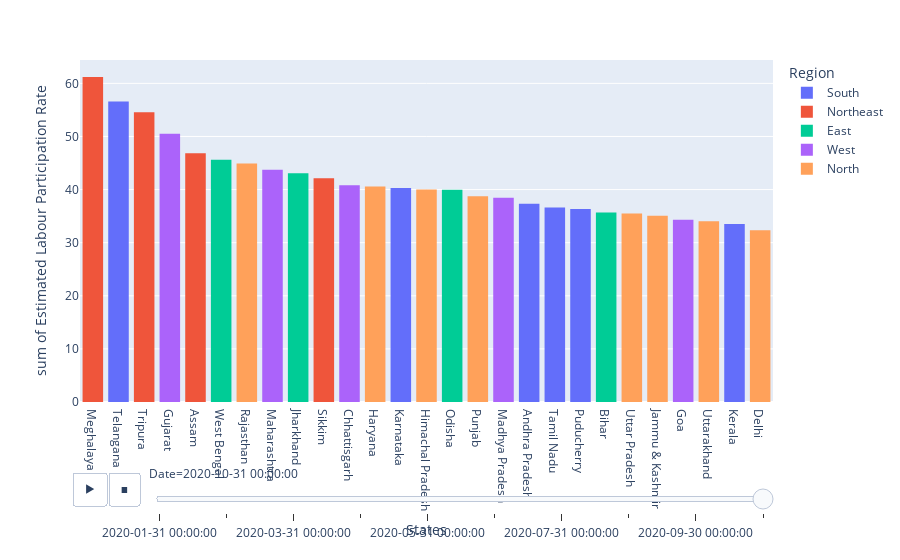

Notebook code for this chart:
### Markdown cell above
# Unemployment Rate according to Labour Participation

### Code cell
fig = px.histogram(data, x='States', y='Estimated Labour Participation Rate', color='Region', 
                   animation_frame='Date', template='plotly')
fig.update_layout(xaxis = {'categoryorder' : 'total descending'})

# Show the plot
fig.show()

### Figure 1 — Plotly figure (JSON) as saved in the notebook; plotly's stock layout.template omitted (floating-point values rounded to 4 significant figures)
{"data": [{"alignmentgroup": "True", "bingroup": "x", "histfunc": "sum", "hovertemplate": "Region=South<br>Date=2020-10-31 00:00:00<br>States=%{x}<br>sum of Estimated Labour Participation Rate=%{y}<extra></extra>", "legendgroup": "South", "marker": {"color": "#636efa", "pattern": {"shape": ""}}, "name": "South", "offsetgroup": "South", "orientation": "v", "showlegend": true, "type": "histogram", "x": ["Andhra Pradesh", "Karnataka", "Kerala", "Puducherry", "Tamil Nadu", "Telangana"], "xaxis": "x", "y": [37.34, 40.3, 33.52, 36.32, 36.62, 56.58], "yaxis": "y"}, {"alignmentgroup": "True", "bingroup": "x", "histfunc": "sum", "hovertemplate": "Region=Northeast<br>Date=2020-10-31 00:00:00<br>States=%{x}<br>sum of Estimated Labour Participation Rate=%{y}<extra></extra>", "legendgroup": "Northeast", "marker": {"color": "#EF553B", "pattern": {"shape": ""}}, "name": "Northeast", "offsetgroup": "Northeast", "orientation": "v", "showlegend": true, "type": "histogram", "x": ["Assam", "Meghalaya", "Sikkim", "Tripura"], "xaxis": "x", "y": [46.84, 61.18, 42.13, 54.58], "yaxis": "y"}, {"alignmentgroup": "True", "bingroup": "x", "histfunc": "sum", "hovertemplate": "Region=East<br>Date=2020-10-31 00:00:00<br>States=%{x}<br>sum of Estimated Labour Participation Rate=%{y}<extra></extra>", "legendgroup": "East", "marker": {"color": "#00cc96", "pattern": {"shape": ""}}, "name": "East", "offsetgroup": "East", "orientation": "v", "showlegend": true, "type": "histogram", "x": ["Bihar", "Jharkhand", "Odisha", "West Bengal"], "xaxis": "x", "y": [35.7, 43.08, 39.98, 45.63], "yaxis": "y"}, {"alignmentgroup": "True", "bingroup": "x", "histfunc": "sum", "hovertemplate": "Region=West<br>Date=2020-10-31 00:00:00<br>States=%{x}<br>sum of Estimated Labour Participation Rate=%{y}<extra></extra>", "legendgroup": "West", "marker": {"color": "#ab63fa", "pattern": {"shape": ""}}, "name": "West", "offsetgroup": "West", "orientation": "v", "showlegend": true, "type": "histogram", "x": ["Chhattisgarh", "Goa", "Gujarat", "Madhya Pradesh", "Maharashtra"], "xaxis": "x", "y": [40.82, 34.3, 50.49, 38.47, 43.75], "yaxis": "y"}, {"alignmentgroup": "True", "bingroup": "x", "histfunc": "sum", "hovertemplate": "Region=North<br>Date=2020-10-31 00:00:00<br>States=%{x}<br>sum of Estimated Labour Participation Rate=%{y}<extra></extra>", "legendgroup": "North", "marker": {"color": "#FFA15A", "pattern": {"shape": ""}}, "name": "North", "offsetgroup": "North", "orientation": "v", "showlegend": true, "type": "histogram", "x": ["Delhi", "Haryana", "Himachal Pradesh", "Jammu & Kashmir", "Punjab", "Rajasthan", "Uttar Pradesh", "Uttarakhand"], "xaxis": "x", "y": [32.36, 40.6, 40.01, 35.05, 38.75, 44.92, 35.49, 34.03], "yaxis": "y"}], "layout": {"autosize": true, "barmode": "relative", "legend": {"title": {"text": "Region"}, "tracegroupgap": 0}, "margin": {"t": 60}, "sliders": [{"active": 9, "currentvalue": {"prefix": "Date="}, "len": 0.9, "pad": {"b": 10, "t": 60}, "steps": [{"args": [["2020-01-31 00:00:00"], {"frame": {"duration": 0, "redraw": true}, "fromcurrent": true, "mode": "immediate", "transition": {"duration": 0, "easing": "linear"}}], "label": "2020-01-31 00:00:00", "method": "animate"}, {"args": [["2020-02-29 00:00:00"], {"frame": {"duration": 0, "redraw": true}, "fromcurrent": true, "mode": "immediate", "transition": {"duration": 0, "easing": "linear"}}], "label": "2020-02-29 00:00:00", "method": "animate"}, {"args": [["2020-03-31 00:00:00"], {"frame": {"duration": 0, "redraw": true}, "fromcurrent": true, "mode": "immediate", "transition": {"duration": 0, "easing": "linear"}}], "label": "2020-03-31 00:00:00", "method": "animate"}, {"args": [["2020-04-30 00:00:00"], {"frame": {"duration": 0, "redraw": true}, "fromcurrent": true, "mode": "immediate", "transition": {"duration": 0, "easing": "linear"}}], "label": "2020-04-30 00:00:00", "method": "animate"}, {"args": [["2020-05-31 00:00:00"], {"frame": {"duration": 0, "redraw": true}, "fromcurrent": true, "mode": "immediate", "transition": {"duration": 0, "easing": "linear"}}], "label": "2020-05-31 00:00:00", "method": "animate"}, {"args": [["2020-06-30 00:00:00"], {"frame": {"duration": 0, "redraw": true}, "fromcurrent": true, "mode": "immediate", "transition": {"duration": 0, "easing": "linear"}}], "label": "2020-06-30 00:00:00", "method": "animate"}, {"args": [["2020-07-31 00:00:00"], {"frame": {"duration": 0, "redraw": true}, "fromcurrent": true, "mode": "immediate", "transition": {"duration": 0, "easing": "linear"}}], "label": "2020-07-31 00:00:00", "method": "animate"}, {"args": [["2020-08-31 00:00:00"], {"frame": {"duration": 0, "redraw": true}, "fromcurrent": true, "mode": "immediate", "transition": {"duration": 0, "easing": "linear"}}], "label": "2020-08-31 00:00:00", "method": "animate"}, {"args": [["2020-09-30 00:00:00"], {"frame": {"duration": 0, "redraw": true}, "fromcurrent": true, "mode": "immediate", "transition": {"duration": 0, "easing": "linear"}}], "label": "2020-09-30 00:00:00", "method": "animate"}, {"args": [["2020-10-31 00:00:00"], {"frame": {"duration": 0, "redraw": true}, "fromcurrent": true, "mode": "immediate", "transition": {"duration": 0, "easing": "linear"}}], "label": "2020-10-31 00:00:00", "method": "animate"}], "x": 0.1, "xanchor": "left", "y": 0, "yanchor": "top"}], "updatemenus": [{"active": 0, "buttons": [{"args": [null, {"frame": {"duration": 500, "redraw": true}, "fromcurrent": true, "mode": "immediate", "transition": {"duration": 500, "easing": "linear"}}], "label": "&#9654;", "method": "animate"}, {"args": [[null], {"frame": {"duration": 0, "redraw": true}, "fromcurrent": true, "mode": "immediate", "transition": {"duration": 0, "easing": "linear"}}], "label": "&#9724;", "method": "animate"}], "direction": "left", "pad": {"r": 10, "t": 70}, "showactive": false, "type": "buttons", "x": 0.1, "xanchor": "right", "y": 0, "yanchor": "top"}], "xaxis": {"anchor": "y", "autorange": true, "categoryorder": "total descending", "domain": [0, 1], "range": [-0.5, 25.5], "title": {"text": "States"}, "type": "category"}, "yaxis": {"anchor": "x", "autorange": true, "domain": [0, 1], "range": [0, 73.36], "title": {"text": "sum of Estimated Labour Participation Rate"}, "type": "linear"}}}
